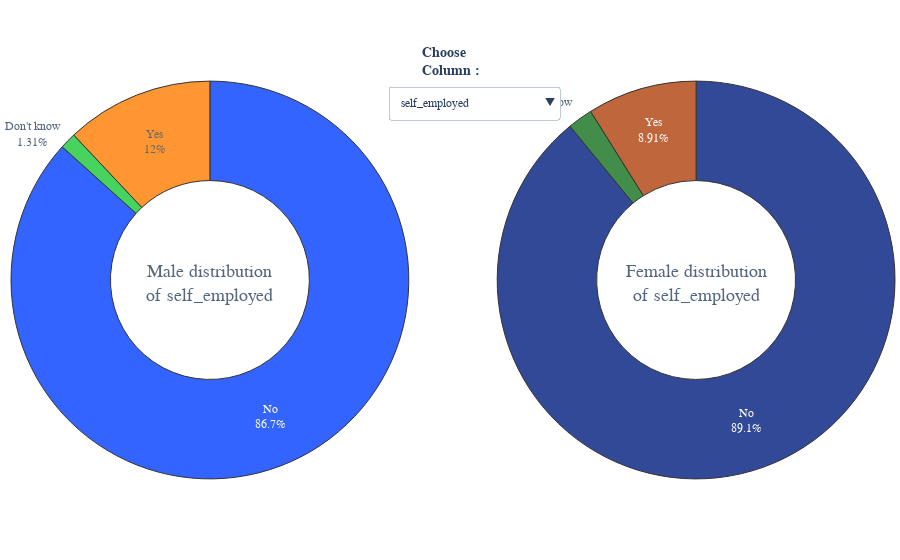

Here is the notebook cell this chart was saved with:
### Code cell
buttons = []
i = 0
vis = [False] * 21

for col in male.columns:
    vis[i] = True
    buttons.append({'label' : col,
             'method' : 'update',
             'args'   : [{'visible' : vis},
             {'title'  : col}] })
    i+=1
    vis = [False] * 21

fig = make_subplots(rows=1, cols=2,
                    specs=[[{'type':'domain'}, {'type':'domain'}]])

for col in male.columns:
    fig.add_trace(go.Pie(
             values = male[col].value_counts(),
             labels = male[col].value_counts().index,
             title = dict(text = 'Male distribution<br>of {}'.format(col),
                          font = dict(size=18, family = 'monospace'),
                          ),
             hole = 0.5,
             hoverinfo='label+percent',),1,1)
    
for col in female.columns:
    fig.add_trace(go.Pie(
             values = female[col].value_counts(),
             labels = female[col].value_counts().index,
             title = dict(text = 'Female distribution<br>of {}'.format(col),
                          font = dict(size=18, family = 'monospace'),
                          ),
             hole = 0.5,
             hoverinfo='label+percent',),1,2)
    
   

fig.update_traces(hoverinfo='label+percent',
                  textinfo='label+percent',
                  textfont_size=12,
                  opacity = 0.8,
                  showlegend = False,
                  marker = dict(colors = sns.color_palette('bright').as_hex(),
                              line=dict(color='#000000', width=1)))

fig.update_traces(row=1, col=2, hoverinfo='label+percent',
                  textinfo='label+percent',
                  textfont_size=12,
                  opacity = 0.8,
                  showlegend = False,
                  marker = dict(colors = sns.color_palette('dark').as_hex(),
                              line=dict(color='#000000', width=1)))


fig.update_layout(margin=dict(t=0, b=0, l=0, r=0),
                  font_family   = 'monospace',
                  updatemenus = [dict(
                        type = 'dropdown',
                        x = 0.62,
                        y = 0.91,
                        showactive = True,
                        active = 0,
                        buttons = buttons)],
                 annotations=[
                             dict(text = "<b>Choose<br>Column<b> : ",
                                  font = dict(size = 14),
                             showarrow=False,
                             x = 0.5, y = 1, yref = "paper", align = "left")])

for i in range(1,42):
    fig.data[i].visible = False
fig.data[21].visible = True

fig.show()

### Figure 1 — Plotly figure (JSON) as saved in the notebook; plotly's stock layout.template omitted (floating-point values rounded to 4 significant figures)
{"data": [{"domain": {"x": [0, 0.45], "y": [0, 1]}, "hole": 0.5, "hoverinfo": "label+percent", "labels": ["No", "Yes", "Don't know"], "marker": {"colors": ["#023eff", "#ff7c00", "#1ac938", "#e8000b", "#8b2be2", "#9f4800", "#f14cc1", "#a3a3a3", "#ffc400", "#00d7ff"], "line": {"color": "#000000", "width": 1}}, "opacity": 0.8, "showlegend": false, "textfont": {"size": 12}, "textinfo": "label+percent", "title": {"font": {"family": "monospace", "size": 18}, "text": "Male distribution<br>of self_employed"}, "type": "pie", "values": [859, 119, 13]}, {"domain": {"x": [0, 0.45], "y": [0, 1]}, "hole": 0.5, "hoverinfo": "label+percent", "labels": ["No", "Yes"], "marker": {"colors": ["#023eff", "#ff7c00", "#1ac938", "#e8000b", "#8b2be2", "#9f4800", "#f14cc1", "#a3a3a3", "#ffc400", "#00d7ff"], "line": {"color": "#000000", "width": 1}}, "opacity": 0.8, "showlegend": false, "textfont": {"size": 12}, "textinfo": "label+percent", "title": {"font": {"family": "monospace", "size": 18}, "text": "Male distribution<br>of family_history"}, "type": "pie", "values": [643, 348], "visible": false}, {"domain": {"x": [0, 0.45], "y": [0, 1]}, "hole": 0.5, "hoverinfo": "label+percent", "labels": ["No", "Yes"], "marker": {"colors": ["#023eff", "#ff7c00", "#1ac938", "#e8000b", "#8b2be2", "#9f4800", "#f14cc1", "#a3a3a3", "#ffc400", "#00d7ff"], "line": {"color": "#000000", "width": 1}}, "opacity": 0.8, "showlegend": false, "textfont": {"size": 12}, "textinfo": "label+percent", "title": {"font": {"family": "monospace", "size": 18}, "text": "Male distribution<br>of treatment"}, "type": "pie", "values": [541, 450], "visible": false}, {"domain": {"x": [0, 0.45], "y": [0, 1]}, "hole": 0.5, "hoverinfo": "label+percent", "labels": ["Sometimes", "Don't know", "Never", "Rarely", "Often"], "marker": {"colors": ["#023eff", "#ff7c00", "#1ac938", "#e8000b", "#8b2be2", "#9f4800", "#f14cc1", "#a3a3a3", "#ffc400", "#00d7ff"], "line": {"color": "#000000", "width": 1}}, "opacity": 0.8, "showlegend": false, "textfont": {"size": 12}, "textinfo": "label+percent", "title": {"font": {"family": "monospace", "size": 18}, "text": "Male distribution<br>of work_interfere"}, "type": "pie", "values": [346, 227, 187, 126, 105], "visible": false}, {"domain": {"x": [0, 0.45], "y": [0, 1]}, "hole": 0.5, "hoverinfo": "label+percent", "labels": ["6-25", "26-100", "More than 1000", "1-5", "100-500", "500-1000"], "marker": {"colors": ["#023eff", "#ff7c00", "#1ac938", "#e8000b", "#8b2be2", "#9f4800", "#f14cc1", "#a3a3a3", "#ffc400", "#00d7ff"], "line": {"color": "#000000", "width": 1}}, "opacity": 0.8, "showlegend": false, "textfont": {"size": 12}, "textinfo": "label+percent", "title": {"font": {"family": "monospace", "size": 18}, "text": "Male distribution<br>of no_employees"}, "type": "pie", "values": [249, 230, 217, 129, 128, 38], "visible": false}, {"domain": {"x": [0, 0.45], "y": [0, 1]}, "hole": 0.5, "hoverinfo": "label+percent", "labels": ["No", "Yes"], "marker": {"colors": ["#023eff", "#ff7c00", "#1ac938", "#e8000b", "#8b2be2", "#9f4800", "#f14cc1", "#a3a3a3", "#ffc400", "#00d7ff"], "line": {"color": "#000000", "width": 1}}, "opacity": 0.8, "showlegend": false, "textfont": {"size": 12}, "textinfo": "label+percent", "title": {"font": {"family": "monospace", "size": 18}, "text": "Male distribution<br>of remote_work"}, "type": "pie", "values": [693, 298], "visible": false}, {"domain": {"x": [0, 0.45], "y": [0, 1]}, "hole": 0.5, "hoverinfo": "label+percent", "labels": ["Yes", "No"], "marker": {"colors": ["#023eff", "#ff7c00", "#1ac938", "#e8000b", "#8b2be2", "#9f4800", "#f14cc1", "#a3a3a3", "#ffc400", "#00d7ff"], "line": {"color": "#000000", "width": 1}}, "opacity": 0.8, "showlegend": false, "textfont": {"size": 12}, "textinfo": "label+percent", "title": {"font": {"family": "monospace", "size": 18}, "text": "Male distribution<br>of tech_company"}, "type": "pie", "values": [827, 164], "visible": false}, {"domain": {"x": [0, 0.45], "y": [0, 1]}, "hole": 0.5, "hoverinfo": "label+percent", "labels": ["Yes", "Don't know", "No"], "marker": {"colors": ["#023eff", "#ff7c00", "#1ac938", "#e8000b", "#8b2be2", "#9f4800", "#f14cc1", "#a3a3a3", "#ffc400", "#00d7ff"], "line": {"color": "#000000", "width": 1}}, "opacity": 0.8, "showlegend": false, "textfont": {"size": 12}, "textinfo": "label+percent", "title": {"font": {"family": "monospace", "size": 18}, "text": "Male distribution<br>of benefits"}, "type": "pie", "values": [339, 332, 320], "visible": false}, {"domain": {"x": [0, 0.45], "y": [0, 1]}, "hole": 0.5, "hoverinfo": "label+percent", "labels": ["No", "Yes", "Not sure"], "marker": {"colors": ["#023eff", "#ff7c00", "#1ac938", "#e8000b", "#8b2be2", "#9f4800", "#f14cc1", "#a3a3a3", "#ffc400", "#00d7ff"], "line": {"color": "#000000", "width": 1}}, "opacity": 0.8, "showlegend": false, "textfont": {"size": 12}, "textinfo": "label+percent", "title": {"font": {"family": "monospace", "size": 18}, "text": "Male distribution<br>of care_options"}, "type": "pie", "values": [426, 322, 243], "visible": false}, {"domain": {"x": [0, 0.45], "y": [0, 1]}, "hole": 0.5, "hoverinfo": "label+percent", "labels": ["No", "Yes", "Don't know"], "marker": {"colors": ["#023eff", "#ff7c00", "#1ac938", "#e8000b", "#8b2be2", "#9f4800", "#f14cc1", "#a3a3a3", "#ffc400", "#00d7ff"], "line": {"color": "#000000", "width": 1}}, "opacity": 0.8, "showlegend": false, "textfont": {"size": 12}, "textinfo": "label+percent", "title": {"font": {"family": "monospace", "size": 18}, "text": "Male distribution<br>of wellness_program"}, "type": "pie", "values": [678, 168, 145], "visible": false}, {"domain": {"x": [0, 0.45], "y": [0, 1]}, "hole": 0.5, "hoverinfo": "label+percent", "labels": ["No", "Don't know", "Yes"], "marker": {"colors": ["#023eff", "#ff7c00", "#1ac938", "#e8000b", "#8b2be2", "#9f4800", "#f14cc1", "#a3a3a3", "#ffc400", "#00d7ff"], "line": {"color": "#000000", "width": 1}}, "opacity": 0.8, "showlegend": false, "textfont": {"size": 12}, "textinfo": "label+percent", "title": {"font": {"family": "monospace", "size": 18}, "text": "Male distribution<br>of seek_help"}, "type": "pie", "values": [518, 285, 188], "visible": false}, {"domain": {"x": [0, 0.45], "y": [0, 1]}, "hole": 0.5, "hoverinfo": "label+percent", "labels": ["Don't know", "Yes", "No"], "marker": {"colors": ["#023eff", "#ff7c00", "#1ac938", "#e8000b", "#8b2be2", "#9f4800", "#f14cc1", "#a3a3a3", "#ffc400", "#00d7ff"], "line": {"color": "#000000", "width": 1}}, "opacity": 0.8, "showlegend": false, "textfont": {"size": 12}, "textinfo": "label+percent", "title": {"font": {"family": "monospace", "size": 18}, "text": "Male distribution<br>of anonymity"}, "type": "pie", "values": [655, 288, 48], "visible": false}, {"domain": {"x": [0, 0.45], "y": [0, 1]}, "hole": 0.5, "hoverinfo": "label+percent", "labels": ["Don't know", "Somewhat easy", "Very easy", "Somewhat difficult", "Very difficult"], "marker": {"colors": ["#023eff", "#ff7c00", "#1ac938", "#e8000b", "#8b2be2", "#9f4800", "#f14cc1", "#a3a3a3", "#ffc400", "#00d7ff"], "line": {"color": "#000000", "width": 1}}, "opacity": 0.8, "showlegend": false, "textfont": {"size": 12}, "textinfo": "label+percent", "title": {"font": {"family": "monospace", "size": 18}, "text": "Male distribution<br>of leave"}, "type": "pie", "values": [442, 207, 173, 93, 76], "visible": false}, {"domain": {"x": [0, 0.45], "y": [0, 1]}, "hole": 0.5, "hoverinfo": "label+percent", "labels": ["No", "Maybe", "Yes"], "marker": {"colors": ["#023eff", "#ff7c00", "#1ac938", "#e8000b", "#8b2be2", "#9f4800", "#f14cc1", "#a3a3a3", "#ffc400", "#00d7ff"], "line": {"color": "#000000", "width": 1}}, "opacity": 0.8, "showlegend": false, "textfont": {"size": 12}, "textinfo": "label+percent", "title": {"font": {"family": "monospace", "size": 18}, "text": "Male distribution<br>of mental_health_consequence"}, "type": "pie", "values": [413, 364, 214], "visible": false}, {"domain": {"x": [0, 0.45], "y": [0, 1]}, "hole": 0.5, "hoverinfo": "label+percent", "labels": ["No", "Maybe", "Yes"], "marker": {"colors": ["#023eff", "#ff7c00", "#1ac938", "#e8000b", "#8b2be2", "#9f4800", "#f14cc1", "#a3a3a3", "#ffc400", "#00d7ff"], "line": {"color": "#000000", "width": 1}}, "opacity": 0.8, "showlegend": false, "textfont": {"size": 12}, "textinfo": "label+percent", "title": {"font": {"family": "monospace", "size": 18}, "text": "Male distribution<br>of phys_health_consequence"}, "type": "pie", "values": [751, 199, 41], "visible": false}, {"domain": {"x": [0, 0.45], "y": [0, 1]}, "hole": 0.5, "hoverinfo": "label+percent", "labels": ["Some of them", "No", "Yes"], "marker": {"colors": ["#023eff", "#ff7c00", "#1ac938", "#e8000b", "#8b2be2", "#9f4800", "#f14cc1", "#a3a3a3", "#ffc400", "#00d7ff"], "line": {"color": "#000000", "width": 1}}, "opacity": 0.8, "showlegend": false, "textfont": {"size": 12}, "textinfo": "label+percent", "title": {"font": {"family": "monospace", "size": 18}, "text": "Male distribution<br>of coworkers"}, "type": "pie", "values": [609, 197, 185], "visible": false}, {"domain": {"x": [0, 0.45], "y": [0, 1]}, "hole": 0.5, "hoverinfo": "label+percent", "labels": ["Yes", "No", "Some of them"], "marker": {"colors": ["#023eff", "#ff7c00", "#1ac938", "#e8000b", "#8b2be2", "#9f4800", "#f14cc1", "#a3a3a3", "#ffc400", "#00d7ff"], "line": {"color": "#000000", "width": 1}}, "opacity": 0.8, "showlegend": false, "textfont": {"size": 12}, "textinfo": "label+percent", "title": {"font": {"family": "monospace", "size": 18}, "text": "Male distribution<br>of supervisor"}, "type": "pie", "values": [434, 301, 256], "visible": false}, {"domain": {"x": [0, 0.45], "y": [0, 1]}, "hole": 0.5, "hoverinfo": "label+percent", "labels": ["No", "Maybe", "Yes"], "marker": {"colors": ["#023eff", "#ff7c00", "#1ac938", "#e8000b", "#8b2be2", "#9f4800", "#f14cc1", "#a3a3a3", "#ffc400", "#00d7ff"], "line": {"color": "#000000", "width": 1}}, "opacity": 0.8, "showlegend": false, "textfont": {"size": 12}, "textinfo": "label+percent", "title": {"font": {"family": "monospace", "size": 18}, "text": "Male distribution<br>of mental_health_interview"}, "type": "pie", "values": [771, 184, 36], "visible": false}, {"domain": {"x": [0, 0.45], "y": [0, 1]}, "hole": 0.5, "hoverinfo": "label+percent", "labels": ["Maybe", "No", "Yes"], "marker": {"colors": ["#023eff", "#ff7c00", "#1ac938", "#e8000b", "#8b2be2", "#9f4800", "#f14cc1", "#a3a3a3", "#ffc400", "#00d7ff"], "line": {"color": "#000000", "width": 1}}, "opacity": 0.8, "showlegend": false, "textfont": {"size": 12}, "textinfo": "label+percent", "title": {"font": {"family": "monospace", "size": 18}, "text": "Male distribution<br>of phys_health_interview"}, "type": "pie", "values": [459, 361, 171], "visible": false}, {"domain": {"x": [0, 0.45], "y": [0, 1]}, "hole": 0.5, "hoverinfo": "label+percent", "labels": ["Don't know", "No", "Yes"], "marker": {"colors": ["#023eff", "#ff7c00", "#1ac938", "#e8000b", "#8b2be2", "#9f4800", "#f14cc1", "#a3a3a3", "#ffc400", "#00d7ff"], "line": {"color": "#000000", "width": 1}}, "opacity": 0.8, "showlegend": false, "textfont": {"size": 12}, "textinfo": "label+percent", "title": {"font": {"family": "monospace", "size": 18}, "text": "Male distribution<br>of mental_vs_physical"}, "type": "pie", "values": [464, 265, 262], "visible": false}, {"domain": {"x": [0, 0.45], "y": [0, 1]}, "hole": 0.5, "hoverinfo": "label+percent", "labels": ["No", "Yes"], "marker": {"colors": ["#023eff", "#ff7c00", "#1ac938", "#e8000b", "#8b2be2", "#9f4800", "#f14cc1", "#a3a3a3", "#ffc400", "#00d7ff"], "line": {"color": "#000000", "width": 1}}, "opacity": 0.8, "showlegend": false, "textfont": {"size": 12}, "textinfo": "label+percent", "title": {"font": {"family": "monospace", "size": 18}, "text": "Male distribution<br>of obs_consequence"}, "type": "pie", "values": [862, 129], "visible": false}, {"domain": {"x": [0.55, 1], "y": [0, 1]}, "hole": 0.5, "hoverinfo": "label+percent", "labels": ["No", "Yes", "Don't know"], "marker": {"colors": ["#001c7f", "#b1400d", "#12711c", "#8c0800", "#591e71", "#592f0d", "#a23582", "#3c3c3c", "#b8850a", "#006374"], "line": {"color": "#000000", "width": 1}}, "opacity": 0.8, "showlegend": false, "textfont": {"size": 12}, "textinfo": "label+percent", "title": {"font": {"family": "monospace", "size": 18}, "text": "Female distribution<br>of self_employed"}, "type": "pie", "values": [220, 22, 5], "visible": true}, {"domain": {"x": [0.55, 1], "y": [0, 1]}, "hole": 0.5, "hoverinfo": "label+percent", "labels": ["Yes", "No"], "marker": {"colors": ["#001c7f", "#b1400d", "#12711c", "#8c0800", "#591e71", "#592f0d", "#a23582", "#3c3c3c", "#b8850a", "#006374"], "line": {"color": "#000000", "width": 1}}, "opacity": 0.8, "showlegend": false, "textfont": {"size": 12}, "textinfo": "label+percent", "title": {"font": {"family": "monospace", "size": 18}, "text": "Female distribution<br>of family_history"}, "type": "pie", "values": [132, 115], "visible": false}, {"domain": {"x": [0.55, 1], "y": [0, 1]}, "hole": 0.5, "hoverinfo": "label+percent", "labels": ["Yes", "No"], "marker": {"colors": ["#001c7f", "#b1400d", "#12711c", "#8c0800", "#591e71", "#592f0d", "#a23582", "#3c3c3c", "#b8850a", "#006374"], "line": {"color": "#000000", "width": 1}}, "opacity": 0.8, "showlegend": false, "textfont": {"size": 12}, "textinfo": "label+percent", "title": {"font": {"family": "monospace", "size": 18}, "text": "Female distribution<br>of treatment"}, "type": "pie", "values": [170, 77], "visible": false}, {"domain": {"x": [0.55, 1], "y": [0, 1]}, "hole": 0.5, "hoverinfo": "label+percent", "labels": ["Sometimes", "Rarely", "Don't know", "Often", "Never"], "marker": {"colors": ["#001c7f", "#b1400d", "#12711c", "#8c0800", "#591e71", "#592f0d", "#a23582", "#3c3c3c", "#b8850a", "#006374"], "line": {"color": "#000000", "width": 1}}, "opacity": 0.8, "showlegend": false, "textfont": {"size": 12}, "textinfo": "label+percent", "title": {"font": {"family": "monospace", "size": 18}, "text": "Female distribution<br>of work_interfere"}, "type": "pie", "values": [108, 44, 36, 34, 25], "visible": false}, {"domain": {"x": [0.55, 1], "y": [0, 1]}, "hole": 0.5, "hoverinfo": "label+percent", "labels": ["More than 1000", "26-100", "100-500", "6-25", "1-5", "500-1000"], "marker": {"colors": ["#001c7f", "#b1400d", "#12711c", "#8c0800", "#591e71", "#592f0d", "#a23582", "#3c3c3c", "#b8850a", "#006374"], "line": {"color": "#000000", "width": 1}}, "opacity": 0.8, "showlegend": false, "textfont": {"size": 12}, "textinfo": "label+percent", "title": {"font": {"family": "monospace", "size": 18}, "text": "Female distribution<br>of no_employees"}, "type": "pie", "values": [59, 53, 45, 39, 29, 22], "visible": false}, {"domain": {"x": [0.55, 1], "y": [0, 1]}, "hole": 0.5, "hoverinfo": "label+percent", "labels": ["No", "Yes"], "marker": {"colors": ["#001c7f", "#b1400d", "#12711c", "#8c0800", "#591e71", "#592f0d", "#a23582", "#3c3c3c", "#b8850a", "#006374"], "line": {"color": "#000000", "width": 1}}, "opacity": 0.8, "showlegend": false, "textfont": {"size": 12}, "textinfo": "label+percent", "title": {"font": {"family": "monospace", "size": 18}, "text": "Female distribution<br>of remote_work"}, "type": "pie", "values": [175, 72], "visible": false}, {"domain": {"x": [0.55, 1], "y": [0, 1]}, "hole": 0.5, "hoverinfo": "label+percent", "labels": ["Yes", "No"], "marker": {"colors": ["#001c7f", "#b1400d", "#12711c", "#8c0800", "#591e71", "#592f0d", "#a23582", "#3c3c3c", "#b8850a", "#006374"], "line": {"color": "#000000", "width": 1}}, "opacity": 0.8, "showlegend": false, "textfont": {"size": 12}, "textinfo": "label+percent", "title": {"font": {"family": "monospace", "size": 18}, "text": "Female distribution<br>of tech_company"}, "type": "pie", "values": [188, 59], "visible": false}, {"domain": {"x": [0.55, 1], "y": [0, 1]}, "hole": 0.5, "hoverinfo": "label+percent", "labels": ["Yes", "Don't know", "No"], "marker": {"colors": ["#001c7f", "#b1400d", "#12711c", "#8c0800", "#591e71", "#592f0d", "#a23582", "#3c3c3c", "#b8850a", "#006374"], "line": {"color": "#000000", "width": 1}}, "opacity": 0.8, "showlegend": false, "textfont": {"size": 12}, "textinfo": "label+percent", "title": {"font": {"family": "monospace", "size": 18}, "text": "Female distribution<br>of benefits"}, "type": "pie", "values": [128, 71, 48], "visible": false}, {"domain": {"x": [0.55, 1], "y": [0, 1]}, "hole": 0.5, "hoverinfo": "label+percent", "labels": ["Yes", "No", "Not sure"], "marker": {"colors": ["#001c7f", "#b1400d", "#12711c", "#8c0800", "#591e71", "#592f0d", "#a23582", "#3c3c3c", "#b8850a", "#006374"], "line": {"color": "#000000", "width": 1}}, "opacity": 0.8, "showlegend": false, "textfont": {"size": 12}, "textinfo": "label+percent", "title": {"font": {"family": "monospace", "size": 18}, "text": "Female distribution<br>of care_options"}, "type": "pie", "values": [109, 72, 66], "visible": false}, {"domain": {"x": [0.55, 1], "y": [0, 1]}, "hole": 0.5, "hoverinfo": "label+percent", "labels": ["No", "Yes", "Don't know"], "marker": {"colors": ["#001c7f", "#b1400d", "#12711c", "#8c0800", "#591e71", "#592f0d", "#a23582", "#3c3c3c", "#b8850a", "#006374"], "line": {"color": "#000000", "width": 1}}, "opacity": 0.8, "showlegend": false, "textfont": {"size": 12}, "textinfo": "label+percent", "title": {"font": {"family": "monospace", "size": 18}, "text": "Female distribution<br>of wellness_program"}, "type": "pie", "values": [151, 54, 42], "visible": false}, {"domain": {"x": [0.55, 1], "y": [0, 1]}, "hole": 0.5, "hoverinfo": "label+percent", "labels": ["No", "Don't know", "Yes"], "marker": {"colors": ["#001c7f", "#b1400d", "#12711c", "#8c0800", "#591e71", "#592f0d", "#a23582", "#3c3c3c", "#b8850a", "#006374"], "line": {"color": "#000000", "width": 1}}, "opacity": 0.8, "showlegend": false, "textfont": {"size": 12}, "textinfo": "label+percent", "title": {"font": {"family": "monospace", "size": 18}, "text": "Female distribution<br>of seek_help"}, "type": "pie", "values": [115, 75, 57], "visible": false}, {"domain": {"x": [0.55, 1], "y": [0, 1]}, "hole": 0.5, "hoverinfo": "label+percent", "labels": ["Don't know", "Yes", "No"], "marker": {"colors": ["#001c7f", "#b1400d", "#12711c", "#8c0800", "#591e71", "#592f0d", "#a23582", "#3c3c3c", "#b8850a", "#006374"], "line": {"color": "#000000", "width": 1}}, "opacity": 0.8, "showlegend": false, "textfont": {"size": 12}, "textinfo": "label+percent", "title": {"font": {"family": "monospace", "size": 18}, "text": "Female distribution<br>of anonymity"}, "type": "pie", "values": [153, 78, 16], "visible": false}, {"domain": {"x": [0.55, 1], "y": [0, 1]}, "hole": 0.5, "hoverinfo": "label+percent", "labels": ["Don't know", "Somewhat easy", "Very easy", "Somewhat difficult", "Very difficult"], "marker": {"colors": ["#001c7f", "#b1400d", "#12711c", "#8c0800", "#591e71", "#592f0d", "#a23582", "#3c3c3c", "#b8850a", "#006374"], "line": {"color": "#000000", "width": 1}}, "opacity": 0.8, "showlegend": false, "textfont": {"size": 12}, "textinfo": "label+percent", "title": {"font": {"family": "monospace", "size": 18}, "text": "Female distribution<br>of leave"}, "type": "pie", "values": [115, 56, 30, 27, 19], "visible": false}, {"domain": {"x": [0.55, 1], "y": [0, 1]}, "hole": 0.5, "hoverinfo": "label+percent", "labels": ["Maybe", "No", "Yes"], "marker": {"colors": ["#001c7f", "#b1400d", "#12711c", "#8c0800", "#591e71", "#592f0d", "#a23582", "#3c3c3c", "#b8850a", "#006374"], "line": {"color": "#000000", "width": 1}}, "opacity": 0.8, "showlegend": false, "textfont": {"size": 12}, "textinfo": "label+percent", "title": {"font": {"family": "monospace", "size": 18}, "text": "Female distribution<br>of mental_health_consequence"}, "type": "pie", "values": [108, 73, 66], "visible": false}, {"domain": {"x": [0.55, 1], "y": [0, 1]}, "hole": 0.5, "hoverinfo": "label+percent", "labels": ["No", "Maybe", "Yes"], "marker": {"colors": ["#001c7f", "#b1400d", "#12711c", "#8c0800", "#591e71", "#592f0d", "#a23582", "#3c3c3c", "#b8850a", "#006374"], "line": {"color": "#000000", "width": 1}}, "opacity": 0.8, "showlegend": false, "textfont": {"size": 12}, "textinfo": "label+percent", "title": {"font": {"family": "monospace", "size": 18}, "text": "Female distribution<br>of phys_health_consequence"}, "type": "pie", "values": [164, 67, 16], "visible": false}, {"domain": {"x": [0.55, 1], "y": [0, 1]}, "hole": 0.5, "hoverinfo": "label+percent", "labels": ["Some of them", "No", "Yes"], "marker": {"colors": ["#001c7f", "#b1400d", "#12711c", "#8c0800", "#591e71", "#592f0d", "#a23582", "#3c3c3c", "#b8850a", "#006374"], "line": {"color": "#000000", "width": 1}}, "opacity": 0.8, "showlegend": false, "textfont": {"size": 12}, "textinfo": "label+percent", "title": {"font": {"family": "monospace", "size": 18}, "text": "Female distribution<br>of coworkers"}, "type": "pie", "values": [155, 58, 34], "visible": false}, {"domain": {"x": [0.55, 1], "y": [0, 1]}, "hole": 0.5, "hoverinfo": "label+percent", "labels": ["No", "Some of them", "Yes"], "marker": {"colors": ["#001c7f", "#b1400d", "#12711c", "#8c0800", "#591e71", "#592f0d", "#a23582", "#3c3c3c", "#b8850a", "#006374"], "line": {"color": "#000000", "width": 1}}, "opacity": 0.8, "showlegend": false, "textfont": {"size": 12}, "textinfo": "label+percent", "title": {"font": {"family": "monospace", "size": 18}, "text": "Female distribution<br>of supervisor"}, "type": "pie", "values": [86, 85, 76], "visible": false}, {"domain": {"x": [0.55, 1], "y": [0, 1]}, "hole": 0.5, "hoverinfo": "label+percent", "labels": ["No", "Maybe", "Yes"], "marker": {"colors": ["#001c7f", "#b1400d", "#12711c", "#8c0800", "#591e71", "#592f0d", "#a23582", "#3c3c3c", "#b8850a", "#006374"], "line": {"color": "#000000", "width": 1}}, "opacity": 0.8, "showlegend": false, "textfont": {"size": 12}, "textinfo": "label+percent", "title": {"font": {"family": "monospace", "size": 18}, "text": "Female distribution<br>of mental_health_interview"}, "type": "pie", "values": [224, 21, 2], "visible": false}, {"domain": {"x": [0.55, 1], "y": [0, 1]}, "hole": 0.5, "hoverinfo": "label+percent", "labels": ["No", "Maybe", "Yes"], "marker": {"colors": ["#001c7f", "#b1400d", "#12711c", "#8c0800", "#591e71", "#592f0d", "#a23582", "#3c3c3c", "#b8850a", "#006374"], "line": {"color": "#000000", "width": 1}}, "opacity": 0.8, "showlegend": false, "textfont": {"size": 12}, "textinfo": "label+percent", "title": {"font": {"family": "monospace", "size": 18}, "text": "Female distribution<br>of phys_health_interview"}, "type": "pie", "values": [131, 90, 26], "visible": false}, {"domain": {"x": [0.55, 1], "y": [0, 1]}, "hole": 0.5, "hoverinfo": "label+percent", "labels": ["Don't know", "Yes", "No"], "marker": {"colors": ["#001c7f", "#b1400d", "#12711c", "#8c0800", "#591e71", "#592f0d", "#a23582", "#3c3c3c", "#b8850a", "#006374"], "line": {"color": "#000000", "width": 1}}, "opacity": 0.8, "showlegend": false, "textfont": {"size": 12}, "textinfo": "label+percent", "title": {"font": {"family": "monospace", "size": 18}, "text": "Female distribution<br>of mental_vs_physical"}, "type": "pie", "values": [109, 73, 65], "visible": false}, {"domain": {"x": [0.55, 1], "y": [0, 1]}, "hole": 0.5, "hoverinfo": "label+percent", "labels": ["No", "Yes"], "marker": {"colors": ["#001c7f", "#b1400d", "#12711c", "#8c0800", "#591e71", "#592f0d", "#a23582", "#3c3c3c", "#b8850a", "#006374"], "line": {"color": "#000000", "width": 1}}, "opacity": 0.8, "showlegend": false, "textfont": {"size": 12}, "textinfo": "label+percent", "title": {"font": {"family": "monospace", "size": 18}, "text": "Female distribution<br>of obs_consequence"}, "type": "pie", "values": [200, 47], "visible": false}], "layout": {"annotations": [{"align": "left", "font": {"size": 14}, "showarrow": false, "text": "<b>Choose<br>Column<b> : ", "x": 0.5, "y": 1, "yref": "paper"}], "font": {"family": "monospace"}, "margin": {"b": 0, "l": 0, "r": 0, "t": 0}, "updatemenus": [{"active": 0, "buttons": [{"args": [{"visible": [true, false, false, false, false, false, false, false, false, false, false, false, false, false, false, false, false, false, false, false, false]}, {"title": "self_employed"}], "label": "self_employed", "method": "update"}, {"args": [{"visible": [false, true, false, false, false, false, false, false, false, false, false, false, false, false, false, false, false, false, false, false, false]}, {"title": "family_history"}], "label": "family_history", "method": "update"}, {"args": [{"visible": [false, false, true, false, false, false, false, false, false, false, false, false, false, false, false, false, false, false, false, false, false]}, {"title": "treatment"}], "label": "treatment", "method": "update"}, {"args": [{"visible": [false, false, false, true, false, false, false, false, false, false, false, false, false, false, false, false, false, false, false, false, false]}, {"title": "work_interfere"}], "label": "work_interfere", "method": "update"}, {"args": [{"visible": [false, false, false, false, true, false, false, false, false, false, false, false, false, false, false, false, false, false, false, false, false]}, {"title": "no_employees"}], "label": "no_employees", "method": "update"}, {"args": [{"visible": [false, false, false, false, false, true, false, false, false, false, false, false, false, false, false, false, false, false, false, false, false]}, {"title": "remote_work"}], "label": "remote_work", "method": "update"}, {"args": [{"visible": [false, false, false, false, false, false, true, false, false, false, false, false, false, false, false, false, false, false, false, false, false]}, {"title": "tech_company"}], "label": "tech_company", "method": "update"}, {"args": [{"visible": [false, false, false, false, false, false, false, true, false, false, false, false, false, false, false, false, false, false, false, false, false]}, {"title": "benefits"}], "label": "benefits", "method": "update"}, {"args": [{"visible": [false, false, false, false, false, false, false, false, true, false, false, false, false, false, false, false, false, false, false, false, false]}, {"title": "care_options"}], "label": "care_options", "method": "update"}, {"args": [{"visible": [false, false, false, false, false, false, false, false, false, true, false, false, false, false, false, false, false, false, false, false, false]}, {"title": "wellness_program"}], "label": "wellness_program", "method": "update"}, {"args": [{"visible": [false, false, false, false, false, false, false, false, false, false, true, false, false, false, false, false, false, false, false, false, false]}, {"title": "seek_help"}], "label": "seek_help", "method": "update"}, {"args": [{"visible": [false, false, false, false, false, false, false, false, false, false, false, true, false, false, false, false, false, false, false, false, false]}, {"title": "anonymity"}], "label": "anonymity", "method": "update"}, {"args": [{"visible": [false, false, false, false, false, false, false, false, false, false, false, false, true, false, false, false, false, false, false, false, false]}, {"title": "leave"}], "label": "leave", "method": "update"}, {"args": [{"visible": [false, false, false, false, false, false, false, false, false, false, false, false, false, true, false, false, false, false, false, false, false]}, {"title": "mental_health_consequence"}], "label": "mental_health_consequence", "method": "update"}, {"args": [{"visible": [false, false, false, false, false, false, false, false, false, false, false, false, false, false, true, false, false, false, false, false, false]}, {"title": "phys_health_consequence"}], "label": "phys_health_consequence", "method": "update"}, {"args": [{"visible": [false, false, false, false, false, false, false, false, false, false, false, false, false, false, false, true, false, false, false, false, false]}, {"title": "coworkers"}], "label": "coworkers", "method": "update"}, {"args": [{"visible": [false, false, false, false, false, false, false, false, false, false, false, false, false, false, false, false, true, false, false, false, false]}, {"title": "supervisor"}], "label": "supervisor", "method": "update"}, {"args": [{"visible": [false, false, false, false, false, false, false, false, false, false, false, false, false, false, false, false, false, true, false, false, false]}, {"title": "mental_health_interview"}], "label": "mental_health_interview", "method": "update"}, {"args": [{"visible": [false, false, false, false, false, false, false, false, false, false, false, false, false, false, false, false, false, false, true, false, false]}, {"title": "phys_health_interview"}], "label": "phys_health_interview", "method": "update"}, {"args": [{"visible": [false, false, false, false, false, false, false, false, false, false, false, false, false, false, false, false, false, false, false, true, false]}, {"title": "mental_vs_physical"}], "label": "mental_vs_physical", "method": "update"}, {"args": [{"visible": [false, false, false, false, false, false, false, false, false, false, false, false, false, false, false, false, false, false, false, false, true]}, {"title": "obs_consequence"}], "label": "obs_consequence", "method": "update"}], "showactive": true, "type": "dropdown", "x": 0.62, "y": 0.91}]}}
